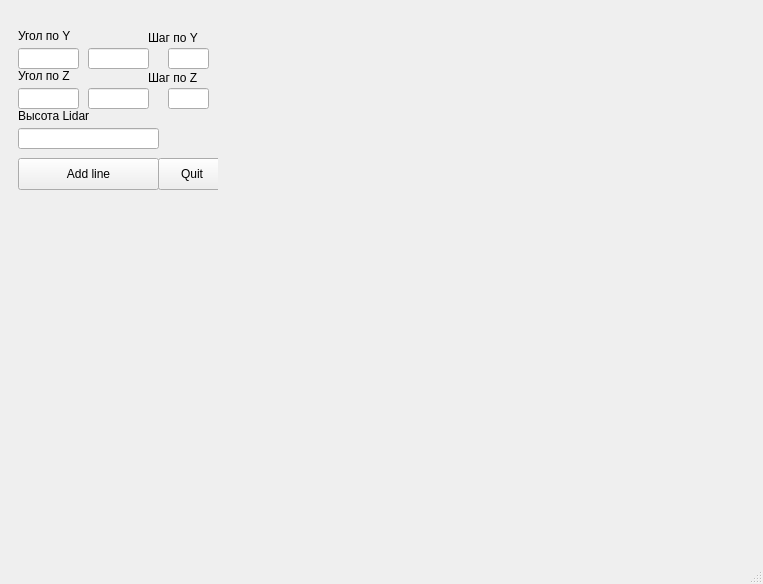
<?xml version="1.0" encoding="UTF-8"?>
<ui version="4.0">
 <class>MainWindow</class>
 <widget class="QMainWindow" name="MainWindow">
  <property name="geometry">
   <rect>
    <x>0</x>
    <y>0</y>
    <width>763</width>
    <height>584</height>
   </rect>
  </property>
  <property name="windowTitle">
   <string>MainWindow</string>
  </property>
  <widget class="QWidget" name="centralwidget">
   <layout class="QHBoxLayout" name="horizontalLayout">
    <item>
     <widget class="QWidget" name="MPLWindow" native="true">
      <property name="sizePolicy">
       <sizepolicy hsizetype="Expanding" vsizetype="Preferred">
        <horstretch>0</horstretch>
        <verstretch>0</verstretch>
       </sizepolicy>
      </property>
      <layout class="QVBoxLayout" name="mplVL">
       <item>
        <widget class="QWidget" name="verticalWidget" native="true">
         <property name="maximumSize">
          <size>
           <width>200</width>
           <height>16777215</height>
          </size>
         </property>
         <widget class="QPushButton" name="AddButton">
          <property name="geometry">
           <rect>
            <x>0</x>
            <y>140</y>
            <width>141</width>
            <height>32</height>
           </rect>
          </property>
          <property name="text">
           <string>Add line</string>
          </property>
         </widget>
         <widget class="QPushButton" name="QuitButton">
          <property name="geometry">
           <rect>
            <x>140</x>
            <y>140</y>
            <width>68</width>
            <height>32</height>
           </rect>
          </property>
          <property name="text">
           <string>Quit</string>
          </property>
         </widget>
         <widget class="QLineEdit" name="Y_Angle_Start">
          <property name="geometry">
           <rect>
            <x>0</x>
            <y>30</y>
            <width>61</width>
            <height>21</height>
           </rect>
          </property>
         </widget>
         <widget class="QLineEdit" name="Z_Angle_Start">
          <property name="geometry">
           <rect>
            <x>0</x>
            <y>70</y>
            <width>61</width>
            <height>21</height>
           </rect>
          </property>
         </widget>
         <widget class="QLineEdit" name="HLidar">
          <property name="geometry">
           <rect>
            <x>0</x>
            <y>110</y>
            <width>141</width>
            <height>21</height>
           </rect>
          </property>
         </widget>
         <widget class="QLineEdit" name="Y_Angle_End">
          <property name="geometry">
           <rect>
            <x>70</x>
            <y>30</y>
            <width>61</width>
            <height>21</height>
           </rect>
          </property>
         </widget>
         <widget class="QLineEdit" name="Z_Angle_End">
          <property name="geometry">
           <rect>
            <x>70</x>
            <y>70</y>
            <width>61</width>
            <height>21</height>
           </rect>
          </property>
         </widget>
         <widget class="QLabel" name="label">
          <property name="geometry">
           <rect>
            <x>0</x>
            <y>10</y>
            <width>141</width>
            <height>16</height>
           </rect>
          </property>
          <property name="text">
           <string>Угол по Y</string>
          </property>
         </widget>
         <widget class="QLabel" name="label_2">
          <property name="geometry">
           <rect>
            <x>0</x>
            <y>50</y>
            <width>141</width>
            <height>16</height>
           </rect>
          </property>
          <property name="text">
           <string>Угол по Z</string>
          </property>
         </widget>
         <widget class="QLabel" name="label_3">
          <property name="geometry">
           <rect>
            <x>0</x>
            <y>90</y>
            <width>141</width>
            <height>16</height>
           </rect>
          </property>
          <property name="text">
           <string>Высота Lidar</string>
          </property>
         </widget>
         <widget class="QLabel" name="label_4">
          <property name="geometry">
           <rect>
            <x>130</x>
            <y>10</y>
            <width>61</width>
            <height>20</height>
           </rect>
          </property>
          <property name="text">
           <string>Шаг по Y</string>
          </property>
         </widget>
         <widget class="QLineEdit" name="Y_step">
          <property name="geometry">
           <rect>
            <x>150</x>
            <y>30</y>
            <width>41</width>
            <height>21</height>
           </rect>
          </property>
         </widget>
         <widget class="QLabel" name="label_5">
          <property name="geometry">
           <rect>
            <x>130</x>
            <y>50</y>
            <width>61</width>
            <height>20</height>
           </rect>
          </property>
          <property name="text">
           <string>Шаг по Z</string>
          </property>
         </widget>
         <widget class="QLineEdit" name="Z_step">
          <property name="geometry">
           <rect>
            <x>150</x>
            <y>70</y>
            <width>41</width>
            <height>21</height>
           </rect>
          </property>
         </widget>
        </widget>
       </item>
      </layout>
     </widget>
    </item>
   </layout>
  </widget>
  <widget class="QMenuBar" name="menubar">
   <property name="geometry">
    <rect>
     <x>0</x>
     <y>0</y>
     <width>763</width>
     <height>22</height>
    </rect>
   </property>
  </widget>
  <widget class="QStatusBar" name="statusbar"/>
 </widget>
 <resources/>
 <connections>
  <connection>
   <sender>QuitButton</sender>
   <signal>clicked()</signal>
   <receiver>MainWindow</receiver>
   <slot>close()</slot>
   <hints>
    <hint type="sourcelabel">
     <x>651</x>
     <y>190</y>
    </hint>
    <hint type="destinationlabel">
     <x>381</x>
     <y>291</y>
    </hint>
   </hints>
  </connection>
 </connections>
</ui>
